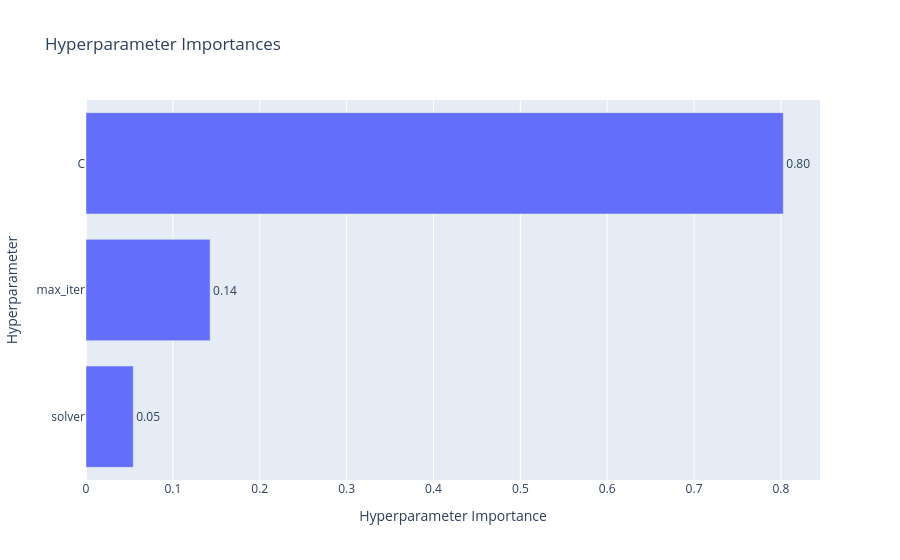

This figure's notebook cell:
### Code cell
plot_param_importances(study_log)

### Figure 1 — Plotly figure (JSON) as saved in the notebook; plotly's stock layout.template omitted (floating-point values rounded to 4 significant figures)
{"data": [{"cliponaxis": false, "hovertemplate": ["solver (CategoricalDistribution): 0.05440313285492581<extra></extra>", "max_iter (IntDistribution): 0.1428736826672412<extra></extra>", "C (FloatDistribution): 0.802723184477833<extra></extra>"], "name": "Objective Value", "orientation": "h", "text": ["0.05", "0.14", "0.80"], "textposition": "outside", "type": "bar", "x": [0.0544, 0.1429, 0.8027], "y": ["solver", "max_iter", "C"]}], "layout": {"title": {"text": "Hyperparameter Importances"}, "xaxis": {"title": {"text": "Hyperparameter Importance"}}, "yaxis": {"title": {"text": "Hyperparameter"}}}}
